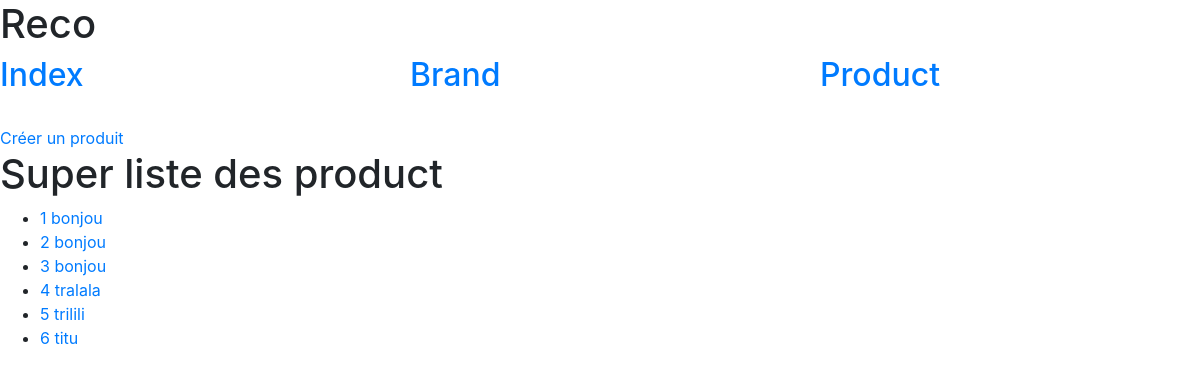
Page /View/productView.php?mode=list on the committed database.
### tables this page shows
CREATE TABLE IF NOT EXISTS `product` (
  `product_id` int(11) NOT NULL AUTO_INCREMENT,
  `brand_id` int(11) NOT NULL,
  `product_name` varchar(30) NOT NULL,
  PRIMARY KEY (`product_id`),
  KEY `brand_id` (`brand_id`)
);

### Controller/Connection.php (called while the page is built, shortened)
<?php
class Connection
{
    function __construct()
    {
        $this->servername = "localhost";
        $this->username = "root";
        $this->password = "";
        $this->db = "reco";
        $this->conn = new mysqli($this->servername, $this->username, $this->password, $this->db);
    }
}

### Model/Product.php (called while the page is built, shortened)
<?php
require_once("../Controller/Connection.php");
class Product
{
    public $cat;
    private $conn;
    function __construct()
    {
        $this->cat = 'product';
        $this->conn = new Connection();
        $this->conn = $this->conn->conn;
    }
    function list(){
        return $this->conn->query("SELECT * FROM " . $this->cat);
    }
}

### View/productView.php (the view, shortened to what this page needs)
<?php
require_once("../Model/Product.php");
require_once 'index.php';
function displayList() {
    $product = new Product();
    $values = $product->list();
    echo "<h1>Super liste des product</h1>";
    echo "<ul>";
    foreach ($values as $item){
        echo "<li><a href='productView.php?mode=detail&id=" . $item['product_id'] . "'>" . $item['product_id'] . "   " . $item['product_name'] . "</a></li>";
    }
    echo "</ul>";
}
function displayCreerUnProduit() {
    echo "<br><a href='productView.php?mode=creation'>Créer un produit</a>";
}
displayCreerUnProduit();
if(isset($_GET['mode'])) {
    if($_GET['mode']=="list"){
        displayList();
    } else if($_GET['mode']=="detail"){
        displayDetails($_GET['id']);
    } else if($_GET['mode']=="creation"){
        displayCreation();
    }
}

### View/index.php (shortened to what this page needs)
<!doctype html>
<html lang="en">
  <head>
    <link rel="stylesheet" href="https://stackpath.bootstrapcdn.com/bootstrap/4.1.3/css/bootstrap.min.css">
  </head>
  <body>
    <h1>Reco</h1>
  </body>
  <div class=".container-fluid">
      <div class="row">
          <div class="col-sm"><h2><a href="index.php">Index</a></h2></div>
          <div class="col-sm"><h2><a href="brandView.php?mode=list">Brand</a></h2></div>
          <div class="col-sm"><h2><a href="productView.php?mode=list">Product</a></h2></div>
      </div>
  </div>
</html>

### rows in the picture
product: product_id "1", product_name "bonjou"
product: product_id "2", product_name "bonjou"
product: product_id "3", product_name "bonjou"
product: product_id "4", product_name "tralala"
product: product_id "5", product_name "trilili"
product: product_id "6", product_name "titu"
